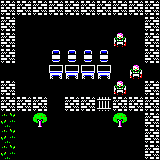

This is a level from a 2D game, rendered from its Tiled map with the project's own tilesets. A one-line summary and the complete map file follow:
An orthogonal 10x10 tile map with 16x16 px tiles, 2 tile layers (Graph, Spawn) and 1 object.

<map version="1.10" tiledversion="1.10.2" orientation="orthogonal" renderorder="left-up" width="10" height="10" tilewidth="16" tileheight="16" infinite="0" nextlayerid="4" nextobjectid="2">
 <tileset firstgid="1" source="jeu-lynx.tsx" />
 <layer id="1" name="Graph" width="10" height="10">
  <data encoding="csv">
644,644,644,644,644,644,644,644,644,644,
644,1,1,1,1,1,1,1,1,644,
644,1,1,1,1,1,1,1,1,644,
644,1,1,454,454,454,454,1,1,644,
1,1,1,543,543,543,543,1,1,1,
644,1,1,1,1,1,1,1,1,644,
644,644,644,1,644,644,153,644,644,644,
6,1,103,1,1,1,1,103,1,644,
6,1,1,1,1,1,1,1,1,644,
6,1,1,1,1,1,1,1,1,644
</data>
 </layer>
 <layer id="2" name="Spawn" width="10" height="10">
  <data encoding="csv">
0,0,0,0,0,0,0,0,0,0,
0,0,0,0,0,0,0,0,0,0,
0,0,0,0,0,0,0,172,0,0,
0,0,0,0,0,0,0,0,0,0,
0,0,0,0,0,0,0,0,172,0,
0,0,0,0,0,0,0,172,0,0,
0,0,0,0,0,0,0,0,0,0,
0,0,0,0,0,0,0,0,0,0,
0,0,0,0,0,0,0,0,0,0,
0,0,0,0,0,0,0,0,0,0
</data>
 </layer>
 <objectgroup id="3" name="Texte">
  <object id="1" x="46.6331" y="26.2356" width="74.8539" height="22.1615">
   <text fontfamily="Sans Serif" pixelsize="8" wrap="1" color="#ff0000" italic="1">Réfectoire et zombies</text>
  </object>
 </objectgroup>
</map>
